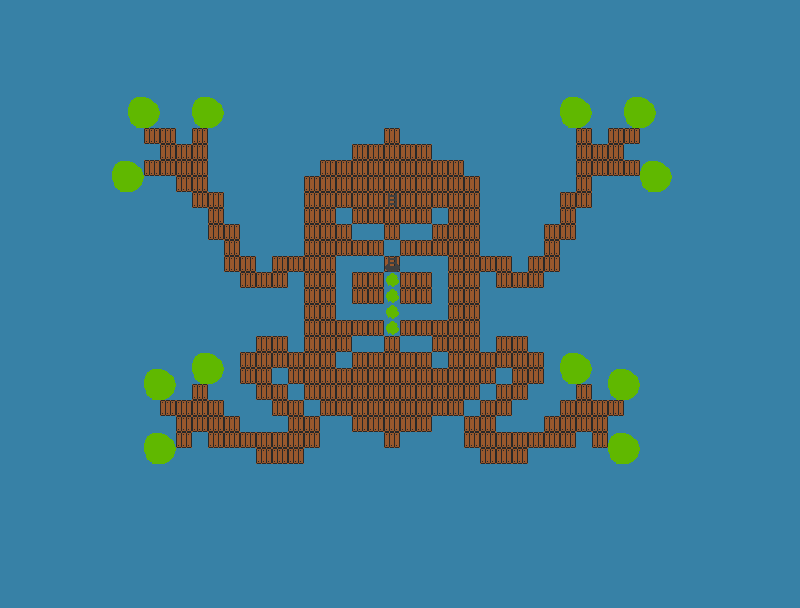

A 2D game scene composited from a Tiled map and its tileset images. What follows is a short description and the map's XML, with each tile layer's data collapsed to a summary:
An orthogonal 50x38 tile map with 16x16 px tiles, 5 tile layers (Floor, but lillies, Encounters, Copy of Floor, Floor, ...), 2 tilesets and 24 objects (20x NPC, 2x exit, 2x entrance).

<map version="1.0" orientation="orthogonal" renderorder="right-down" width="50" height="38" tilewidth="16" tileheight="16" nextobjectid="42">
 <tileset firstgid="1" name="tiles_frogpond" tilewidth="16" tileheight="16" tilecount="480" columns="30">
  <image source="../images/tiles/tiles_frogpond.png" width="480" height="256" />
 </tileset>
 <tileset firstgid="481" name="tiles_encounters" tilewidth="16" tileheight="16" tilecount="16" columns="4">
  <image source="../images/tiles/tiles_encounters.png" width="64" height="64" />
 </tileset>
 <objectgroup name="Objects" offsetx="0" offsety="1">
  <object id="26" name="frogpond_obs4" type="NPC" x="384" y="304" width="16" height="16">
   <properties>
    <property name="facing" type="int" value="1" />
    <property name="lineNum" type="int" value="11" />
    <property name="name" value="frogpond_obs4" />
    <property name="species" type="int" value="7" />
   </properties>
  </object>
  <object id="27" name="frogpond_obs3" type="NPC" x="384" y="272" width="16" height="16">
   <properties>
    <property name="facing" type="int" value="1" />
    <property name="lineNum" type="int" value="11" />
    <property name="name" value="frogpond_obs3" />
    <property name="species" type="int" value="7" />
   </properties>
  </object>
  </objectgroup>
 <layer name="Floor, but lillies" width="50" height="38">
  <properties>
   <property name="edgeExitNextEntID" type="int" value="0" />
   <property name="edgeExitNextMapName" value="worldmap.tmx" />
   <property name="tileset" value="tiles_frogpond" />
  </properties>
  <data>[1900 cells, 322 non-empty, 8 distinct tile ids]</data>
 </layer>
 <layer name="Encounters" width="50" height="38">
  <properties>
   <property name="tileset" value="tiles_encounters" />
  </properties>
  <data>[1900 cells, 268 non-empty, 2 distinct tile ids]</data>
 </layer>
 <layer name="Copy of Floor" width="50" height="38">
  <properties>
   <property name="edgeExitNextEntID" type="int" value="0" />
   <property name="edgeExitNextMapName" value="worldmap.tmx" />
   <property name="tileset" value="tiles_frogpond" />
  </properties>
  <data>[1900 cells, 1900 non-empty, 2 distinct tile ids]</data>
 </layer>
 <layer name="Floor" width="50" height="38">
  <properties>
   <property name="edgeExitNextEntID" type="int" value="0" />
   <property name="edgeExitNextMapName" value="worldmap.tmx" />
   <property name="tileset" value="tiles_frogpond" />
  </properties>
  <data>[1900 cells, 54 non-empty, 7 distinct tile ids]</data>
 </layer>
 <layer name="Walls" width="50" height="38">
  <properties>
   <property name="collidable" value="true" />
   <property name="tileset" value="tiles_frogpond" />
  </properties>
  <data>[1900 cells, 309 non-empty, 1 distinct tile ids]</data>
 </layer>
</map>
<!-- 22 of 24 objects omitted -->
